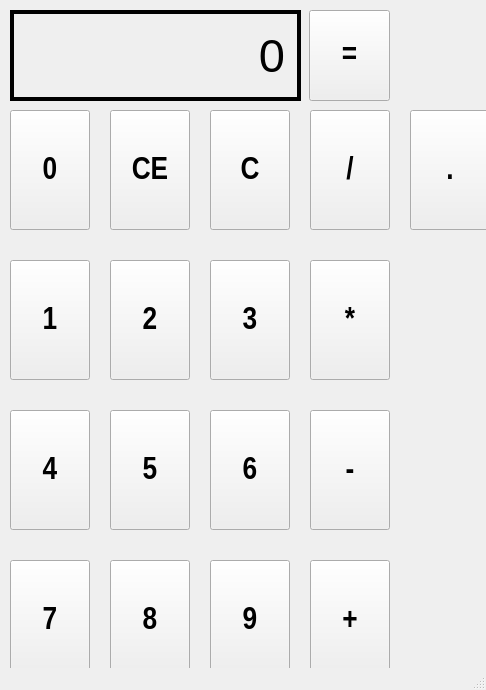
<?xml version="1.0" encoding="UTF-8"?>
<ui version="4.0">
 <class>MainWindow</class>
 <widget class="QMainWindow" name="MainWindow">
  <property name="geometry">
   <rect>
    <x>0</x>
    <y>0</y>
    <width>486</width>
    <height>690</height>
   </rect>
  </property>
  <property name="windowTitle">
   <string>Calculator</string>
  </property>
  <widget class="QWidget" name="centralwidget">
   <widget class="QLabel" name="outputlabel">
    <property name="geometry">
     <rect>
      <x>10</x>
      <y>10</y>
      <width>291</width>
      <height>91</height>
     </rect>
    </property>
    <property name="font">
     <font>
      <pointsize>35</pointsize>
     </font>
    </property>
    <property name="frameShape">
     <enum>QFrame::Box</enum>
    </property>
    <property name="lineWidth">
     <number>4</number>
    </property>
    <property name="text">
     <string>0</string>
    </property>
    <property name="alignment">
     <set>Qt::AlignRight|Qt::AlignTrailing|Qt::AlignVCenter</set>
    </property>
    <property name="margin">
     <number>20</number>
    </property>
   </widget>
   <widget class="QPushButton" name="zeroButton">
    <property name="geometry">
     <rect>
      <x>10</x>
      <y>110</y>
      <width>80</width>
      <height>120</height>
     </rect>
    </property>
    <property name="font">
     <font>
      <family>Liberation Sans Narrow</family>
      <pointsize>24</pointsize>
      <weight>75</weight>
      <bold>true</bold>
     </font>
    </property>
    <property name="text">
     <string>0</string>
    </property>
   </widget>
   <widget class="QPushButton" name="ceButton">
    <property name="geometry">
     <rect>
      <x>110</x>
      <y>110</y>
      <width>80</width>
      <height>120</height>
     </rect>
    </property>
    <property name="font">
     <font>
      <family>Liberation Sans Narrow</family>
      <pointsize>24</pointsize>
      <weight>75</weight>
      <bold>true</bold>
     </font>
    </property>
    <property name="text">
     <string>CE</string>
    </property>
   </widget>
   <widget class="QPushButton" name="cButton">
    <property name="geometry">
     <rect>
      <x>210</x>
      <y>110</y>
      <width>80</width>
      <height>120</height>
     </rect>
    </property>
    <property name="font">
     <font>
      <family>Liberation Sans Narrow</family>
      <pointsize>24</pointsize>
      <weight>75</weight>
      <bold>true</bold>
     </font>
    </property>
    <property name="text">
     <string>C</string>
    </property>
   </widget>
   <widget class="QPushButton" name="divButton">
    <property name="geometry">
     <rect>
      <x>310</x>
      <y>110</y>
      <width>80</width>
      <height>120</height>
     </rect>
    </property>
    <property name="font">
     <font>
      <family>Liberation Sans Narrow</family>
      <pointsize>24</pointsize>
      <weight>75</weight>
      <bold>true</bold>
     </font>
    </property>
    <property name="text">
     <string>/</string>
    </property>
   </widget>
   <widget class="QPushButton" name="threeButton">
    <property name="geometry">
     <rect>
      <x>210</x>
      <y>260</y>
      <width>80</width>
      <height>120</height>
     </rect>
    </property>
    <property name="font">
     <font>
      <family>Liberation Sans Narrow</family>
      <pointsize>24</pointsize>
      <weight>75</weight>
      <bold>true</bold>
     </font>
    </property>
    <property name="text">
     <string>3</string>
    </property>
   </widget>
   <widget class="QPushButton" name="oneButton">
    <property name="geometry">
     <rect>
      <x>10</x>
      <y>260</y>
      <width>80</width>
      <height>120</height>
     </rect>
    </property>
    <property name="font">
     <font>
      <family>Liberation Sans Narrow</family>
      <pointsize>24</pointsize>
      <weight>75</weight>
      <bold>true</bold>
     </font>
    </property>
    <property name="text">
     <string>1</string>
    </property>
   </widget>
   <widget class="QPushButton" name="twoButton">
    <property name="geometry">
     <rect>
      <x>110</x>
      <y>260</y>
      <width>80</width>
      <height>120</height>
     </rect>
    </property>
    <property name="font">
     <font>
      <family>Liberation Sans Narrow</family>
      <pointsize>24</pointsize>
      <weight>75</weight>
      <bold>true</bold>
     </font>
    </property>
    <property name="text">
     <string>2</string>
    </property>
   </widget>
   <widget class="QPushButton" name="multButton">
    <property name="geometry">
     <rect>
      <x>310</x>
      <y>260</y>
      <width>80</width>
      <height>120</height>
     </rect>
    </property>
    <property name="font">
     <font>
      <family>Liberation Sans Narrow</family>
      <pointsize>24</pointsize>
      <weight>75</weight>
      <bold>true</bold>
     </font>
    </property>
    <property name="text">
     <string>*</string>
    </property>
   </widget>
   <widget class="QPushButton" name="sixButton">
    <property name="geometry">
     <rect>
      <x>210</x>
      <y>410</y>
      <width>80</width>
      <height>120</height>
     </rect>
    </property>
    <property name="font">
     <font>
      <family>Liberation Sans Narrow</family>
      <pointsize>24</pointsize>
      <weight>75</weight>
      <bold>true</bold>
     </font>
    </property>
    <property name="text">
     <string>6</string>
    </property>
   </widget>
   <widget class="QPushButton" name="fourButton">
    <property name="geometry">
     <rect>
      <x>10</x>
      <y>410</y>
      <width>80</width>
      <height>120</height>
     </rect>
    </property>
    <property name="font">
     <font>
      <family>Liberation Sans Narrow</family>
      <pointsize>24</pointsize>
      <weight>75</weight>
      <bold>true</bold>
     </font>
    </property>
    <property name="text">
     <string>4</string>
    </property>
   </widget>
   <widget class="QPushButton" name="fiveButton">
    <property name="geometry">
     <rect>
      <x>110</x>
      <y>410</y>
      <width>80</width>
      <height>120</height>
     </rect>
    </property>
    <property name="font">
     <font>
      <family>Liberation Sans Narrow</family>
      <pointsize>24</pointsize>
      <weight>75</weight>
      <bold>true</bold>
     </font>
    </property>
    <property name="text">
     <string>5</string>
    </property>
   </widget>
   <widget class="QPushButton" name="minusButton">
    <property name="geometry">
     <rect>
      <x>310</x>
      <y>410</y>
      <width>80</width>
      <height>120</height>
     </rect>
    </property>
    <property name="font">
     <font>
      <family>Liberation Sans Narrow</family>
      <pointsize>24</pointsize>
      <weight>75</weight>
      <bold>true</bold>
     </font>
    </property>
    <property name="text">
     <string>-</string>
    </property>
   </widget>
   <widget class="QPushButton" name="sevenButton">
    <property name="geometry">
     <rect>
      <x>10</x>
      <y>560</y>
      <width>80</width>
      <height>120</height>
     </rect>
    </property>
    <property name="font">
     <font>
      <family>Liberation Sans Narrow</family>
      <pointsize>24</pointsize>
      <weight>75</weight>
      <bold>true</bold>
     </font>
    </property>
    <property name="text">
     <string>7</string>
    </property>
   </widget>
   <widget class="QPushButton" name="plusButton">
    <property name="geometry">
     <rect>
      <x>310</x>
      <y>560</y>
      <width>80</width>
      <height>120</height>
     </rect>
    </property>
    <property name="font">
     <font>
      <family>Liberation Sans Narrow</family>
      <pointsize>24</pointsize>
      <weight>75</weight>
      <bold>true</bold>
     </font>
    </property>
    <property name="text">
     <string>+</string>
    </property>
   </widget>
   <widget class="QPushButton" name="eigthButton">
    <property name="geometry">
     <rect>
      <x>110</x>
      <y>560</y>
      <width>80</width>
      <height>120</height>
     </rect>
    </property>
    <property name="font">
     <font>
      <family>Liberation Sans Narrow</family>
      <pointsize>24</pointsize>
      <weight>75</weight>
      <bold>true</bold>
     </font>
    </property>
    <property name="text">
     <string>8</string>
    </property>
   </widget>
   <widget class="QPushButton" name="nineButton">
    <property name="geometry">
     <rect>
      <x>210</x>
      <y>560</y>
      <width>80</width>
      <height>120</height>
     </rect>
    </property>
    <property name="font">
     <font>
      <family>Liberation Sans Narrow</family>
      <pointsize>24</pointsize>
      <weight>75</weight>
      <bold>true</bold>
     </font>
    </property>
    <property name="text">
     <string>9</string>
    </property>
   </widget>
   <widget class="QPushButton" name="equalButton">
    <property name="geometry">
     <rect>
      <x>309</x>
      <y>10</y>
      <width>81</width>
      <height>91</height>
     </rect>
    </property>
    <property name="font">
     <font>
      <family>Liberation Sans Narrow</family>
      <pointsize>24</pointsize>
      <weight>75</weight>
      <bold>true</bold>
     </font>
    </property>
    <property name="text">
     <string>=</string>
    </property>
   </widget>
   <widget class="QPushButton" name="pointButton">
    <property name="geometry">
     <rect>
      <x>410</x>
      <y>110</y>
      <width>80</width>
      <height>120</height>
     </rect>
    </property>
    <property name="font">
     <font>
      <family>Liberation Sans Narrow</family>
      <pointsize>24</pointsize>
      <weight>75</weight>
      <bold>true</bold>
     </font>
    </property>
    <property name="text">
     <string>.</string>
    </property>
   </widget>
  </widget>
  <widget class="QMenuBar" name="menubar">
   <property name="geometry">
    <rect>
     <x>0</x>
     <y>0</y>
     <width>486</width>
     <height>24</height>
    </rect>
   </property>
  </widget>
  <widget class="QStatusBar" name="statusbar"/>
 </widget>
 <resources/>
 <connections/>
</ui>
